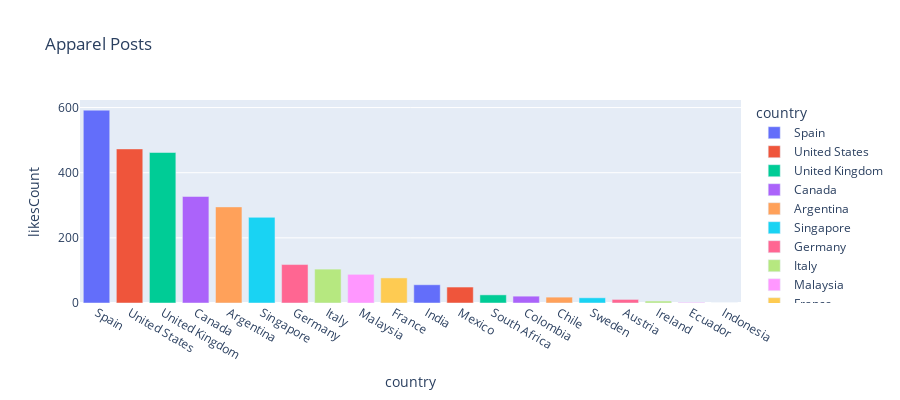

The notebook cell this image was saved under:
### Markdown cell above
## Visualizations of various Countries who actively use the app
I break down each table and group them by countries to find the countries that have most post interactions in each type of category. I am looking for high low likes to comments ratio because it means that the interactions on the posts are genuine. With a low ration a user will be more likely to leave a comment whenever they like a photo. But if the ratio is high that means many users are just liking pictures and moving on without much afterthought. This could point to bots or un-engaging posts.

### Code cell
countrylikes = apparel.groupby(['country'], as_index=False)['likesCount', 'commentsCount'].sum()
countrylikes = countrylikes.sort_values(by = ['likesCount'], ascending = False)
fig = px.bar(countrylikes, x='country', y='likesCount',
             hover_data=['country', 'likesCount'], color='country',
             labels={'Likes'}, height=400, title = 'Apparel Posts')
fig.show()

### Figure 1 — Plotly figure (JSON) as saved in the notebook; plotly's stock layout.template omitted (floating-point values rounded to 4 significant figures)
{"data": [{"alignmentgroup": "True", "hovertemplate": "country=%{x}<br>likesCount=%{y}<extra></extra>", "legendgroup": "Spain", "marker": {"color": "#636efa"}, "name": "Spain", "offsetgroup": "Spain", "orientation": "v", "showlegend": true, "textposition": "auto", "type": "bar", "x": ["Spain"], "xaxis": "x", "y": [592], "yaxis": "y"}, {"alignmentgroup": "True", "hovertemplate": "country=%{x}<br>likesCount=%{y}<extra></extra>", "legendgroup": "United States", "marker": {"color": "#EF553B"}, "name": "United States", "offsetgroup": "United States", "orientation": "v", "showlegend": true, "textposition": "auto", "type": "bar", "x": ["United States"], "xaxis": "x", "y": [473], "yaxis": "y"}, {"alignmentgroup": "True", "hovertemplate": "country=%{x}<br>likesCount=%{y}<extra></extra>", "legendgroup": "United Kingdom", "marker": {"color": "#00cc96"}, "name": "United Kingdom", "offsetgroup": "United Kingdom", "orientation": "v", "showlegend": true, "textposition": "auto", "type": "bar", "x": ["United Kingdom"], "xaxis": "x", "y": [462], "yaxis": "y"}, {"alignmentgroup": "True", "hovertemplate": "country=%{x}<br>likesCount=%{y}<extra></extra>", "legendgroup": "Canada", "marker": {"color": "#ab63fa"}, "name": "Canada", "offsetgroup": "Canada", "orientation": "v", "showlegend": true, "textposition": "auto", "type": "bar", "x": ["Canada"], "xaxis": "x", "y": [327], "yaxis": "y"}, {"alignmentgroup": "True", "hovertemplate": "country=%{x}<br>likesCount=%{y}<extra></extra>", "legendgroup": "Argentina", "marker": {"color": "#FFA15A"}, "name": "Argentina", "offsetgroup": "Argentina", "orientation": "v", "showlegend": true, "textposition": "auto", "type": "bar", "x": ["Argentina"], "xaxis": "x", "y": [295], "yaxis": "y"}, {"alignmentgroup": "True", "hovertemplate": "country=%{x}<br>likesCount=%{y}<extra></extra>", "legendgroup": "Singapore", "marker": {"color": "#19d3f3"}, "name": "Singapore", "offsetgroup": "Singapore", "orientation": "v", "showlegend": true, "textposition": "auto", "type": "bar", "x": ["Singapore"], "xaxis": "x", "y": [263], "yaxis": "y"}, {"alignmentgroup": "True", "hovertemplate": "country=%{x}<br>likesCount=%{y}<extra></extra>", "legendgroup": "Germany", "marker": {"color": "#FF6692"}, "name": "Germany", "offsetgroup": "Germany", "orientation": "v", "showlegend": true, "textposition": "auto", "type": "bar", "x": ["Germany"], "xaxis": "x", "y": [118], "yaxis": "y"}, {"alignmentgroup": "True", "hovertemplate": "country=%{x}<br>likesCount=%{y}<extra></extra>", "legendgroup": "Italy", "marker": {"color": "#B6E880"}, "name": "Italy", "offsetgroup": "Italy", "orientation": "v", "showlegend": true, "textposition": "auto", "type": "bar", "x": ["Italy"], "xaxis": "x", "y": [104], "yaxis": "y"}, {"alignmentgroup": "True", "hovertemplate": "country=%{x}<br>likesCount=%{y}<extra></extra>", "legendgroup": "Malaysia", "marker": {"color": "#FF97FF"}, "name": "Malaysia", "offsetgroup": "Malaysia", "orientation": "v", "showlegend": true, "textposition": "auto", "type": "bar", "x": ["Malaysia"], "xaxis": "x", "y": [88], "yaxis": "y"}, {"alignmentgroup": "True", "hovertemplate": "country=%{x}<br>likesCount=%{y}<extra></extra>", "legendgroup": "France", "marker": {"color": "#FECB52"}, "name": "France", "offsetgroup": "France", "orientation": "v", "showlegend": true, "textposition": "auto", "type": "bar", "x": ["France"], "xaxis": "x", "y": [77], "yaxis": "y"}, {"alignmentgroup": "True", "hovertemplate": "country=%{x}<br>likesCount=%{y}<extra></extra>", "legendgroup": "India", "marker": {"color": "#636efa"}, "name": "India", "offsetgroup": "India", "orientation": "v", "showlegend": true, "textposition": "auto", "type": "bar", "x": ["India"], "xaxis": "x", "y": [56], "yaxis": "y"}, {"alignmentgroup": "True", "hovertemplate": "country=%{x}<br>likesCount=%{y}<extra></extra>", "legendgroup": "Mexico", "marker": {"color": "#EF553B"}, "name": "Mexico", "offsetgroup": "Mexico", "orientation": "v", "showlegend": true, "textposition": "auto", "type": "bar", "x": ["Mexico"], "xaxis": "x", "y": [49], "yaxis": "y"}, {"alignmentgroup": "True", "hovertemplate": "country=%{x}<br>likesCount=%{y}<extra></extra>", "legendgroup": "South Africa", "marker": {"color": "#00cc96"}, "name": "South Africa", "offsetgroup": "South Africa", "orientation": "v", "showlegend": true, "textposition": "auto", "type": "bar", "x": ["South Africa"], "xaxis": "x", "y": [25], "yaxis": "y"}, {"alignmentgroup": "True", "hovertemplate": "country=%{x}<br>likesCount=%{y}<extra></extra>", "legendgroup": "Colombia", "marker": {"color": "#ab63fa"}, "name": "Colombia", "offsetgroup": "Colombia", "orientation": "v", "showlegend": true, "textposition": "auto", "type": "bar", "x": ["Colombia"], "xaxis": "x", "y": [21], "yaxis": "y"}, {"alignmentgroup": "True", "hovertemplate": "country=%{x}<br>likesCount=%{y}<extra></extra>", "legendgroup": "Chile", "marker": {"color": "#FFA15A"}, "name": "Chile", "offsetgroup": "Chile", "orientation": "v", "showlegend": true, "textposition": "auto", "type": "bar", "x": ["Chile"], "xaxis": "x", "y": [18], "yaxis": "y"}, {"alignmentgroup": "True", "hovertemplate": "country=%{x}<br>likesCount=%{y}<extra></extra>", "legendgroup": "Sweden", "marker": {"color": "#19d3f3"}, "name": "Sweden", "offsetgroup": "Sweden", "orientation": "v", "showlegend": true, "textposition": "auto", "type": "bar", "x": ["Sweden"], "xaxis": "x", "y": [16], "yaxis": "y"}, {"alignmentgroup": "True", "hovertemplate": "country=%{x}<br>likesCount=%{y}<extra></extra>", "legendgroup": "Austria", "marker": {"color": "#FF6692"}, "name": "Austria", "offsetgroup": "Austria", "orientation": "v", "showlegend": true, "textposition": "auto", "type": "bar", "x": ["Austria"], "xaxis": "x", "y": [11], "yaxis": "y"}, {"alignmentgroup": "True", "hovertemplate": "country=%{x}<br>likesCount=%{y}<extra></extra>", "legendgroup": "Ireland", "marker": {"color": "#B6E880"}, "name": "Ireland", "offsetgroup": "Ireland", "orientation": "v", "showlegend": true, "textposition": "auto", "type": "bar", "x": ["Ireland"], "xaxis": "x", "y": [6], "yaxis": "y"}, {"alignmentgroup": "True", "hovertemplate": "country=%{x}<br>likesCount=%{y}<extra></extra>", "legendgroup": "Ecuador", "marker": {"color": "#FF97FF"}, "name": "Ecuador", "offsetgroup": "Ecuador", "orientation": "v", "showlegend": true, "textposition": "auto", "type": "bar", "x": ["Ecuador"], "xaxis": "x", "y": [2], "yaxis": "y"}, {"alignmentgroup": "True", "hovertemplate": "country=%{x}<br>likesCount=%{y}<extra></extra>", "legendgroup": "Indonesia", "marker": {"color": "#FECB52"}, "name": "Indonesia", "offsetgroup": "Indonesia", "orientation": "v", "showlegend": true, "textposition": "auto", "type": "bar", "x": ["Indonesia"], "xaxis": "x", "y": [0], "yaxis": "y"}], "layout": {"barmode": "relative", "height": 400, "legend": {"title": {"text": "country"}, "tracegroupgap": 0}, "title": {"text": "Apparel Posts"}, "xaxis": {"anchor": "y", "categoryarray": ["Spain", "United States", "United Kingdom", "Canada", "Argentina", "Singapore", "Germany", "Italy", "Malaysia", "France", "India", "Mexico", "South Africa", "Colombia", "Chile", "Sweden", "Austria", "Ireland", "Ecuador", "Indonesia"], "categoryorder": "array", "domain": [0, 1], "title": {"text": "country"}}, "yaxis": {"anchor": "x", "domain": [0, 1], "title": {"text": "likesCount"}}}}
